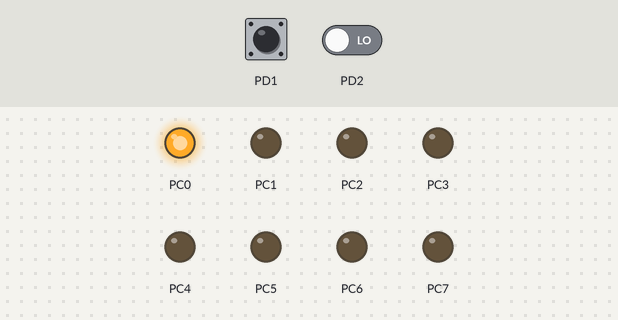
The program below on a simulated ATmega128, built with avr-gcc and emulated at 8 MHz. On the bench: output pins drawn as LEDs (lit = HIGH). The inputs (shaded band) are chosen by the test bench; at power-on: PD1 LOW, PD2 LOW.

Above: at 1.2 s.
1.3 s: PD1 driven HIGH
At 2.5 s:
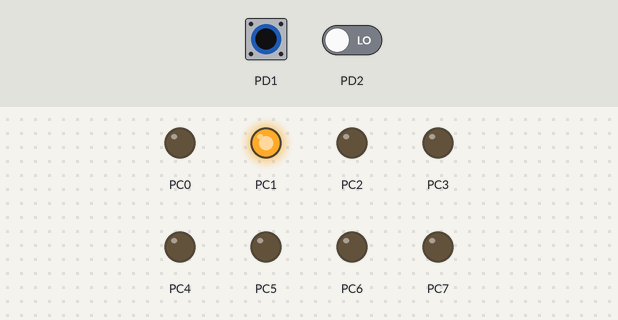
2.8 s: PD2 driven HIGH
At 3.7 s:
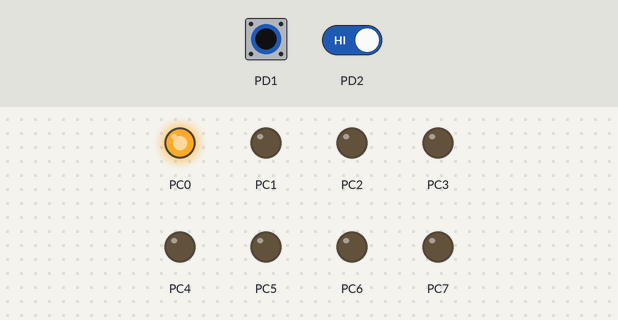
4.3 s: PD1 pulsed LOW 5 times (0.12 s each, 0.3 s apart)
At 6.5 s:
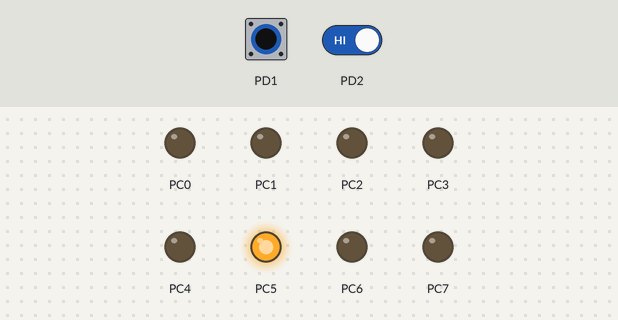
7.3 s: PD1 pulsed LOW 2 times (0.12 s each, 0.3 s apart)
At 8.1 s:
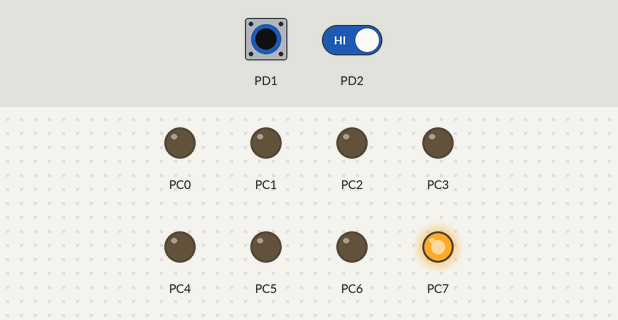
Timing chart, 0 to 10.3 s (numbered marks = the images above; inputs shaded):
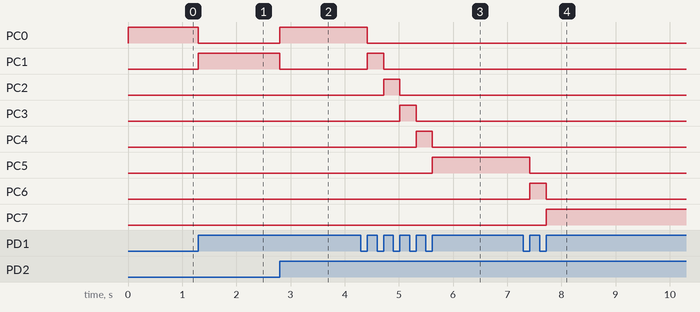

Measured:
- after the input at 1.3 s, PC0: HIGH → LOW at once; PC1: LOW → HIGH at once
- after the input at 2.8 s, PC0: LOW → HIGH at once; PC1: HIGH → LOW at once
- after the input at 4.3 s, PC0: HIGH → LOW after 0.12 s; PC1: LOW → HIGH after 0.12 s, → LOW 0.30 s later; PC2: LOW → HIGH after 0.42 s, → LOW 0.30 s later; PC3: LOW → HIGH after 0.72 s, → LOW 0.30 s later; PC4: LOW → HIGH after 1.0 s, → LOW 0.30 s later
- after the input at 7.3 s, PC5: HIGH → LOW after 0.12 s; PC6: LOW → HIGH after 0.12 s, → LOW 0.30 s later; PC7: LOW → HIGH after 0.42 s

The program:

main.c
```c
/*
 * interrupts.c
 *
 * Created: 08-Feb-18 04:33:25 PM
 * Author : Nick van Endhoven
 */

#define F_CPU 8000000

#include <avr/io.h>
#include <util/delay.h>
#include <avr/interrupt.h>

ISR( INT1_vect )
{
	PORTC = PORTC << 1;
}

ISR( INT2_vect )
{
	PORTC = PORTC >> 1;
}


/******************************************************************/
int main( void )
/*
short:			main() loop, entry point of executable
*******************************************************************/
{
	DDRD = 0x00;
	DDRC = 0xFF;

	EICRA |= 0x3C;			// INT1 falling edge, INT2 rising edge
	EIMSK |= 0x06;			// Enable INT1 & INT2

	sei();

	PORTC = 0x01;

	while (1 == 1)
	{

	}

	return 1;
}
```
